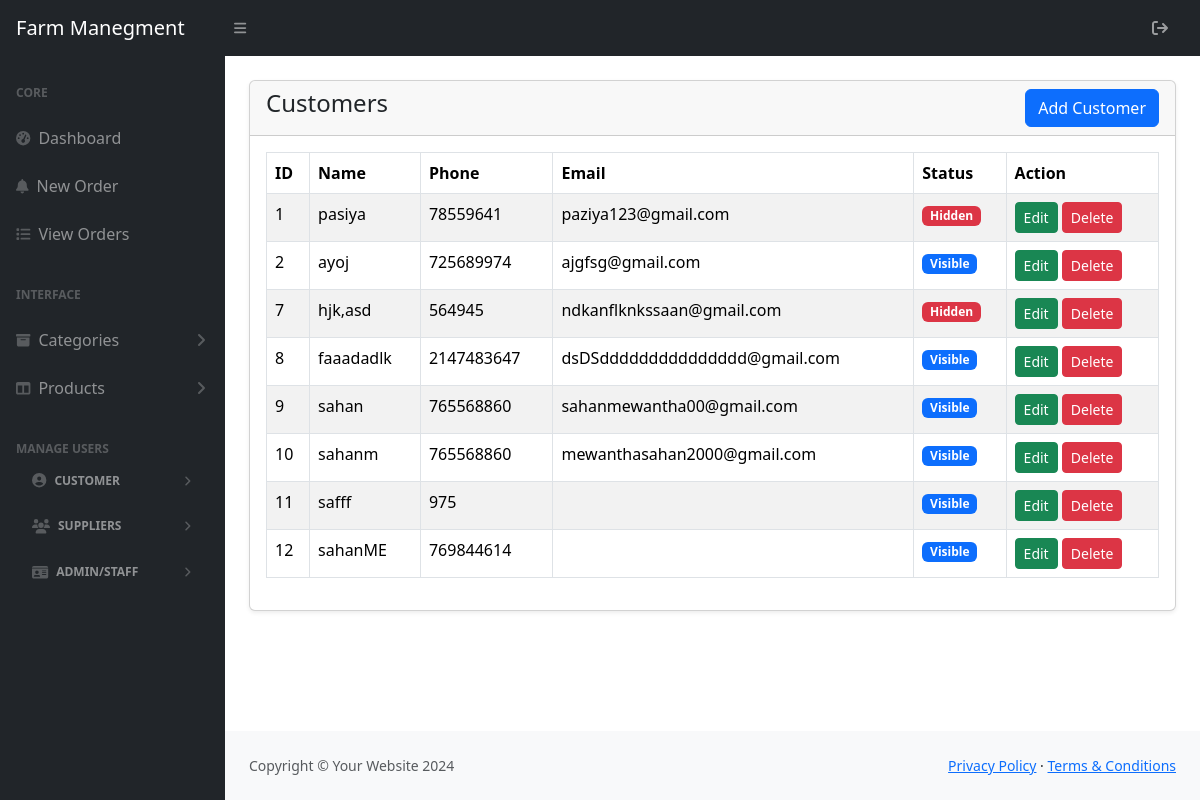
Screenshot of /admin/customer.php with the database file from the repository.
### tables this page shows
CREATE TABLE `customers` (
  `id` int(11) NOT NULL,
  `cusname` varchar(255) NOT NULL,
  `phone` int(12) DEFAULT NULL,
  `email` varchar(255) DEFAULT NULL,
  `status` tinyint(1) NOT NULL,
  `created_at` date NOT NULL DEFAULT current_timestamp()
);

### config/function.php (called while the page is built, shortened)
<?php
    require 'config.php';
    function validate($inputData){
        global $conn;
        $validatedData =mysqli_real_escape_string($conn,$inputData);
        return trim($validatedData);
    }
    function getAll($tableName,$status=NULL){
        global $conn;
        $table = validate($tableName);
        $status =validate($status);
        if($status=='status')
        {
            $query="SELECT * FROM $table WHERE status='0'";
        }
        else
        {
            $query="SELECT * FROM $table ";
        }
        return mysqli_query($conn,$query);
    }
?>

### admin/customer.php (the view, shortened to what this page needs)
<?php include('includes/header.php'); ?>
<div class="container-fluid px-4">
    <div class="card mt-4 shadow-sm">
        <div class="card-header">
            <h4 class="mb-0">Customers
            <a href="customer-create.php" class="btn btn-primary float-end">Add Customer</a>
            </h4>
        </div>
        <div class="card-body">
        <?php
        $customers=getall('customers');
        if(mysqli_num_rows($customers)>0)
        {
        ?>
        <div class="table-responsive">
            <table class="table table-striped table-bordered">
                <thead>
                    <tr>
                        <th>ID</th>
                        <th>Name</th>
                        <th>Phone</th>
                        <th>Email</th>
                        <th>Status</th>
                        <th>Action</th>
                    </tr>
                </thead>
                <tbody>
                    <?php foreach($customers as $Item) :  ?>
                    <tr>
                        <td><?= $Item['id'] ?></td>
                        <td><?= $Item['cusname'] ?></td>
                        <td><?= $Item['phone'] ?></td>
                        <td><?= $Item['email'] ?></td>
                        <td>
                            <?php
                                if($Item['status']==1){
                                    echo '<span class="badge bg-danger">Hidden</span>';
                                }
                                else{
                                    echo '<span class="badge bg-primary">Visible</span>';
                                }
                            ?>
                        </td>
                        <td>
                            <a href="customers-edit.php?id=<?=  $Item['id'] ?>" class="btn btn-success btn-sm">Edit</a>
                            <a href="customers-delete.php?id=<?=  $Item['id'] ?>"
                              class="btn btn-danger btn-sm"
                              onclick="return confirm('Are you sure you went to delete this')">
                              Delete
                            </a>
                        </td>
                    </tr>
                    <?php endforeach; ?>
                </tbody>
            </table>
        </div>
        <?php
                    }
                        else
                        {
                    ?>
                            <tr>
                                <td colspan="4">No record Found</td>
                            </tr>
                    <?php
                    }
        ?>
    </div>
    </div>
</div>
<?php include('includes/footer.php'); ?>

### rows the page displays
customers: id "1", cusname "pasiya", phone "78559641", email "paziya123@gmail.com", status "Hidden"
customers: id "2", cusname "ayoj", phone "725689974", email "ajgfsg@gmail.com", status "Visible"
customers: id "7", cusname "hjk,asd", phone "564945", email "ndkanflknkssaan@gmail.com", status "Hidden"
customers: id "8", cusname "faaadadlk", phone "2147483647", email "dsDSddddddddddddddd@gmail.com", status "Visible"
customers: id "9", cusname "sahan", phone "765568860", email "sahanmewantha00@gmail.com", status "Visible"
customers: id "10", cusname "sahanm", phone "765568860", email "mewanthasahan2000@gmail.com", status "Visible"
customers: id "11", cusname "safff", phone "975", status "Visible"
customers: id "12", cusname "sahanME", phone "769844614", status "Visible"
